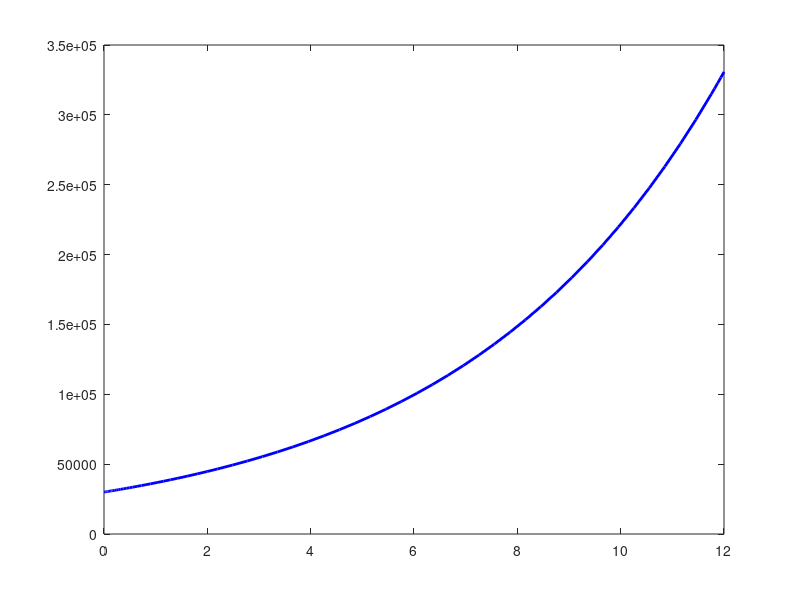

Recreate this plot in MATLAB. (Note: this script raises an error after producing the figure.)
%2. En ciertas circunstancias, el n´umero de individuos en determinadas poblaciones de
%bacterias se rige por la ley
%y′ = 0.2y.
%Si al comienzo del experimento hay 30.000 bacterias,
%(a) Cu´antas habr´a 10 horas m´as tarde?
%(b) En qu´e instante habr´a 100.000 bacterias?
y0 = 30000;
tspan = [0 12]; % ampliamos para cubrir todo el crecimiento
f = @(t, y) 0.2 * y; %@ define que es una funcion; @(var ind, var dep)
[t , y] = ode45(f, tspan, y0);
%plot(t, y)
%respuestas sacadas de las tablas: a.[221882.693895505] b.[6.10475457260383]
% Parte (a): valor en t = 10
y_10 = interp1(t, y, 10);  % interpolamos si no cae exactamente

fprintf('(a) A las 10 horas hay aproximadamente %.0f bacterias.\n', y_10);

% Parte (b): buscar el instante donde y = 100000
idx = find(y >= 100000, 1);  % primer índice donde se supera ese valor
t_100k = t(idx);

fprintf('(b) Se alcanzan 100000 bacterias aproximadamente a las %.2f horas.\n', t_100k);

% (Opcional) Graficar
figure;
plot(t, y, 'b', 'LineWidth', 2); hold on;
yline(100000, 'r--');
xline(10, 'k--');
xline(t_100k,'r--');
yline(y_10,'k--');
xlabel('Tiempo (horas)');
ylabel('Número de bacterias');
title('Crecimiento bacteriano con ode23');
grid on;
